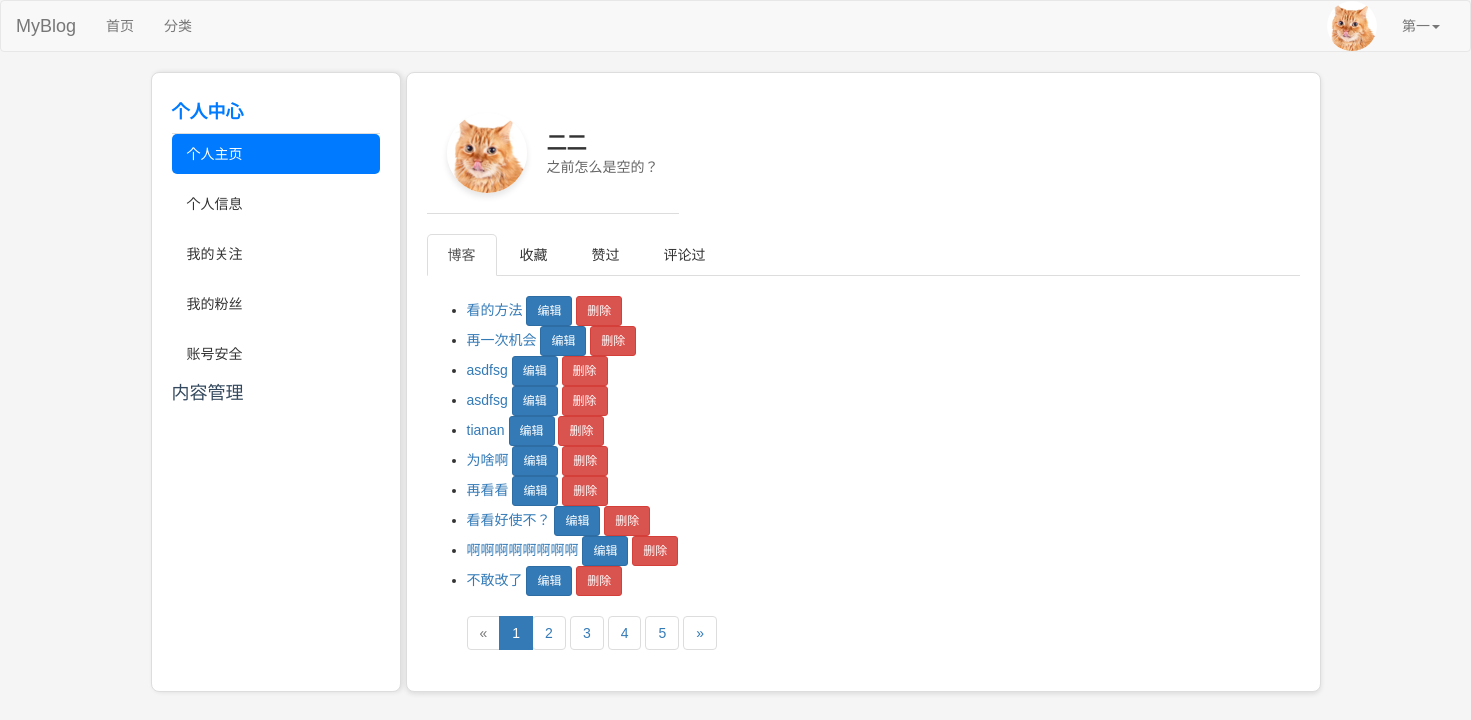
The app's page /my-posts/ (signed in), older data.
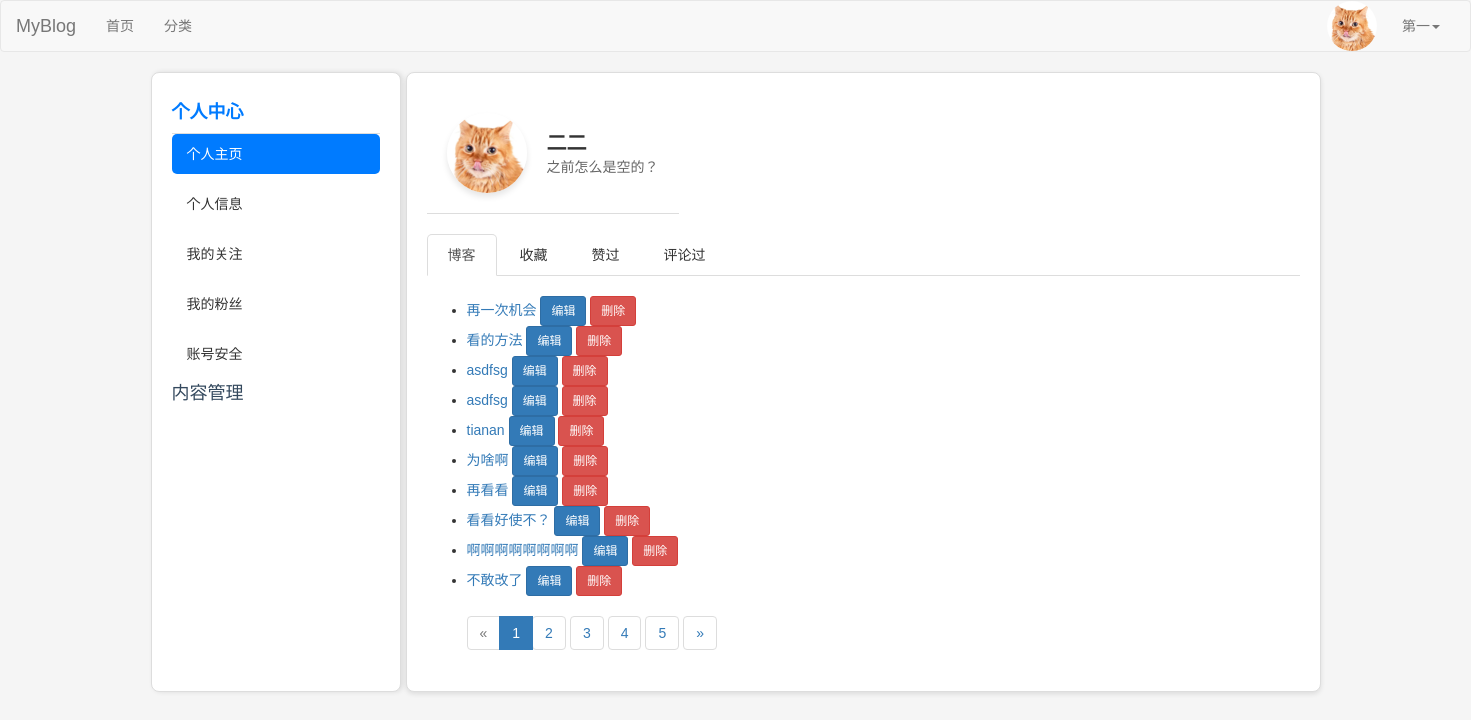
The same page, newer data.
### blog/models.py (models this page shows, shortened)
class Post(models.Model):
    DRAFT = 'draft'
    PUBLISHED = 'published'
    STATUS_CHOICES = [
        (DRAFT, '草稿'),
        (PUBLISHED, '已发布'),
    ]
    title = models.CharField(max_length=61, verbose_name="文章标题")
    desc = models.TextField(max_length=200, blank=True, default="", verbose_name="文章描述")
    category = models.ForeignKey(Category, on_delete=models.CASCADE, verbose_name="分类")
    content = models.TextField(verbose_name="文章详情")
    tags = models.ManyToManyField(Tag, related_name='posts', verbose_name="文章标签")  # 修改为 ManyToManyField
    owner = models.ForeignKey(User, on_delete=models.CASCADE, verbose_name="作者")
    is_hot = models.BooleanField(default=False, verbose_name='是否热门')
    pv = models.IntegerField(default=0, verbose_name='浏览量')
    add_date = models.DateTimeField(auto_now_add=True, verbose_name="添加时间")
    pub_date = models.DateTimeField(auto_now=True, verbose_name="修改时间")
    status = models.CharField(max_length=10, choices=STATUS_CHOICES, default=DRAFT, verbose_name="状态")
    liked_users = models.ManyToManyField(
        User,
        related_name="liked_posts",
        blank=True,
        verbose_name="点赞用户",
    )
    favorited_users = models.ManyToManyField(
        User,
        related_name="favorited_posts",
        blank=True,
        verbose_name="收藏用户",
    )
    class Meta:
        verbose_name = "文章"
        verbose_name_plural = verbose_name

### blog/views/user.py (the view)
# urls.py: path('my-posts/', user.my_posts, name='my_posts'),
@login_required
def my_posts(request):
    post_list = Post.objects.filter(owner=request.user, status=Post.PUBLISHED).order_by('-pub_date')
    paginator = Paginator(post_list, 10)  # 每页显示5篇文章
    page = request.GET.get('page', 1)  # 获取当前页码
    try:
        posts = paginator.page(page)
    except PageNotAnInteger:
        posts = paginator.page(1)
    except EmptyPage:
        posts = paginator.page(paginator.num_pages)
    return render(
        request,
        'users/my_posts.html',
        {
            'posts': posts,  # 将分页后的文章传递到模板
            'active_menu': 'user-info',  # 设置当前活动的菜单
            'active_link': 'my_posts',  # 设置当前活动的链接
        }
    )

### blog/templates/users/my_posts.html (shortened to what this page needs)
{% extends 'layout/user.html' %}
{% block nav %}
    <ul class="nav nav-tabs">
        <li role="presentation" class="active"><a href="{% url 'blog:my_posts' %}">博客</a></li>
        <li role="presentation"><a href="{% url 'blog:favorited_posts' %}">收藏</a></li>
        <li role="presentation"><a href="{% url 'blog:liked_posts' %}">赞过</a></li>
        <li role="presentation"><a href="{% url 'blog:commented_posts' %}">评论过</a></li>
    </ul>
{% endblock %}
{% block blogs %}
    <div class="container">
        {% if posts %}
            <ul class="post-titles">
                {% for post in posts %}
                    <li>
                        <a href="{% url 'blog:post_detail' post.id %}">{{ post.title }}</a>
                        <span class="operation">
                            <a href="{% url 'blog:edit_post' post.id %}" class="btn btn-primary btn-sm ml-2">编辑</a>
                        <button type="button" class="btn btn-danger btn-sm ml-2" data-toggle="modal" data-target="#deleteModal-{{ post.id }}">删除</button>
                        </span>
                    </li>
                {% endfor %}
            </ul>
        {% else %}
            <p>你还没有发布任何博客。</p>
        {% endif %}
    </div>
    <nav aria-label="Page navigation">
            <ul class="pagination">
                {% if posts.has_previous %}
                    <li>
                        <a href="?page={{ posts.previous_page_number }}" aria-label="Previous">
                            <span aria-hidden="true">«</span>
                        </a>
                    </li>
                {% else %}
                    <li class="disabled">
                        <span aria-hidden="true">«</span>
                    </li>
                {% endif %}
                {% for num in posts.paginator.page_range %}
                    {% if posts.number == num %}
                        <li class="active">
                            <span>{{ num }} <span class="sr-only">(current)</span></span>
                        </li>
                    {% else %}
                        <li>
                            <a href="?page={{ num }}">{{ num }}</a>
                        </li>
                    {% endif %}
                {% endfor %}
                {% if posts.has_next %}
                    <li>
                        <a href="?page={{ posts.next_page_number }}" aria-label="Next">
                            <span aria-hidden="true">»</span>
                        </a>
                    </li>
                {% else %}
                    <li class="disabled">
                        <span aria-hidden="true">»</span>
                    </li>
                {% endif %}
            </ul>
        </nav>
{% endblock %}

Row changes from the older to the newer data that the page shows:
changed Post "再一次机会": moves up the list
